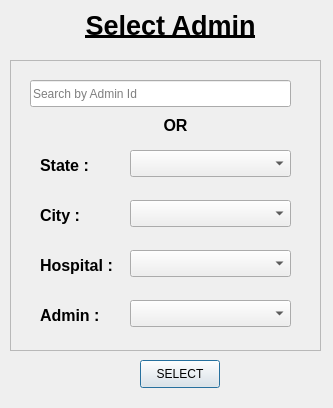
<?xml version="1.0" encoding="UTF-8"?>
<ui version="4.0">
 <class>selectAdmin</class>
 <widget class="QDialog" name="selectAdmin">
  <property name="geometry">
   <rect>
    <x>0</x>
    <y>0</y>
    <width>333</width>
    <height>408</height>
   </rect>
  </property>
  <property name="windowTitle">
   <string/>
  </property>
  <widget class="QLabel" name="title">
   <property name="geometry">
    <rect>
     <x>40</x>
     <y>0</y>
     <width>261</width>
     <height>51</height>
    </rect>
   </property>
   <property name="text">
    <string>&lt;html&gt;&lt;head/&gt;&lt;body&gt;&lt;p align=&quot;center&quot;&gt;&lt;span style=&quot; font-size:20pt; font-weight:600; text-decoration: underline;&quot;&gt;Select Admin&lt;/span&gt;&lt;/p&gt;&lt;/body&gt;&lt;/html&gt;</string>
   </property>
  </widget>
  <widget class="QFrame" name="frame">
   <property name="geometry">
    <rect>
     <x>10</x>
     <y>60</y>
     <width>311</width>
     <height>291</height>
    </rect>
   </property>
   <property name="frameShape">
    <enum>QFrame::StyledPanel</enum>
   </property>
   <property name="frameShadow">
    <enum>QFrame::Raised</enum>
   </property>
   <widget class="QComboBox" name="cityComboBox">
    <property name="geometry">
     <rect>
      <x>120</x>
      <y>140</y>
      <width>161</width>
      <height>27</height>
     </rect>
    </property>
   </widget>
   <widget class="QComboBox" name="hospitalComboBox">
    <property name="geometry">
     <rect>
      <x>120</x>
      <y>190</y>
      <width>161</width>
      <height>27</height>
     </rect>
    </property>
   </widget>
   <widget class="QComboBox" name="stateComboBox">
    <property name="geometry">
     <rect>
      <x>120</x>
      <y>90</y>
      <width>161</width>
      <height>27</height>
     </rect>
    </property>
   </widget>
   <widget class="QLabel" name="cityLabel">
    <property name="geometry">
     <rect>
      <x>30</x>
      <y>140</y>
      <width>111</width>
      <height>31</height>
     </rect>
    </property>
    <property name="text">
     <string>&lt;html&gt;&lt;head/&gt;&lt;body&gt;&lt;p&gt;&lt;span style=&quot; font-size:12pt; font-weight:600;&quot;&gt;City : &lt;/span&gt;&lt;/p&gt;&lt;/body&gt;&lt;/html&gt;</string>
    </property>
   </widget>
   <widget class="QLabel" name="hospitalLabel">
    <property name="geometry">
     <rect>
      <x>30</x>
      <y>190</y>
      <width>111</width>
      <height>31</height>
     </rect>
    </property>
    <property name="text">
     <string>&lt;html&gt;&lt;head/&gt;&lt;body&gt;&lt;p&gt;&lt;span style=&quot; font-size:12pt; font-weight:600;&quot;&gt;Hospital : &lt;/span&gt;&lt;/p&gt;&lt;/body&gt;&lt;/html&gt;</string>
    </property>
   </widget>
   <widget class="QLabel" name="stateLabel">
    <property name="geometry">
     <rect>
      <x>30</x>
      <y>90</y>
      <width>111</width>
      <height>31</height>
     </rect>
    </property>
    <property name="text">
     <string>&lt;html&gt;&lt;head/&gt;&lt;body&gt;&lt;p&gt;&lt;span style=&quot; font-size:12pt; font-weight:600;&quot;&gt;State : &lt;/span&gt;&lt;/p&gt;&lt;/body&gt;&lt;/html&gt;</string>
    </property>
   </widget>
   <widget class="QLabel" name="adminLabel">
    <property name="geometry">
     <rect>
      <x>30</x>
      <y>240</y>
      <width>111</width>
      <height>31</height>
     </rect>
    </property>
    <property name="text">
     <string>&lt;html&gt;&lt;head/&gt;&lt;body&gt;&lt;p&gt;&lt;span style=&quot; font-size:12pt; font-weight:600;&quot;&gt;Admin :&lt;/span&gt;&lt;/p&gt;&lt;/body&gt;&lt;/html&gt;</string>
    </property>
   </widget>
   <widget class="QComboBox" name="adminComboBox">
    <property name="geometry">
     <rect>
      <x>120</x>
      <y>240</y>
      <width>161</width>
      <height>27</height>
     </rect>
    </property>
   </widget>
   <widget class="QLabel" name="ORLabel">
    <property name="geometry">
     <rect>
      <x>110</x>
      <y>50</y>
      <width>111</width>
      <height>31</height>
     </rect>
    </property>
    <property name="text">
     <string>&lt;html&gt;&lt;head/&gt;&lt;body&gt;&lt;p&gt;&lt;span style=&quot; font-size:12pt; font-weight:600;&quot;&gt;OR&lt;/span&gt;&lt;/p&gt;&lt;/body&gt;&lt;/html&gt;</string>
    </property>
    <property name="alignment">
     <set>Qt::AlignCenter</set>
    </property>
   </widget>
   <widget class="QLineEdit" name="searchByID">
    <property name="geometry">
     <rect>
      <x>20</x>
      <y>20</y>
      <width>261</width>
      <height>27</height>
     </rect>
    </property>
    <property name="placeholderText">
     <string>Search by Admin Id</string>
    </property>
   </widget>
  </widget>
  <widget class="QPushButton" name="selectButton">
   <property name="geometry">
    <rect>
     <x>140</x>
     <y>360</y>
     <width>80</width>
     <height>28</height>
    </rect>
   </property>
   <property name="text">
    <string>SELECT</string>
   </property>
  </widget>
 </widget>
 <resources/>
 <connections/>
</ui>
